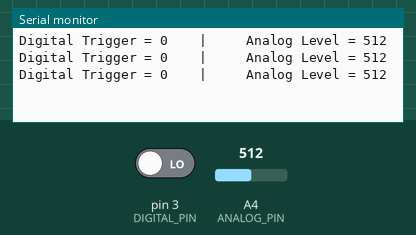
The sketch below on a simulated Arduino Uno, built with avr-gcc and run on an emulated ATmega328P. Parts: the last lines printed to the serial monitor. Inputs (shaded band) come from the test bench; at power-on: A4 (ANALOG_PIN) = 512, pin 3 (DIGITAL_PIN) LOW.

Above: at 1.3 s.
1.4 s: A4 (ANALOG_PIN) set to 716
At 1.9 s:
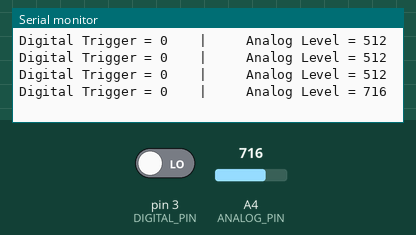
2.9 s: pin 3 (DIGITAL_PIN) driven HIGH
At 3.4 s:
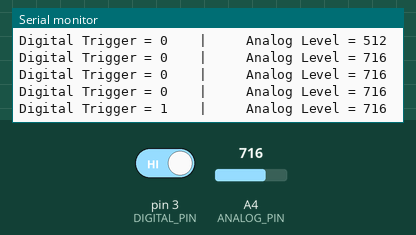
4.4 s: A4 (ANALOG_PIN) set to 900
At 4.9 s:
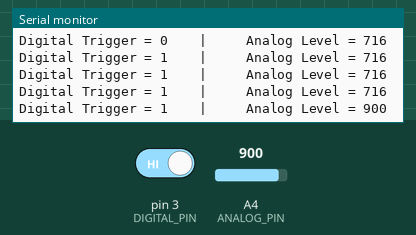
5.9 s: pin 3 (DIGITAL_PIN) driven LOW
At 6.4 s:
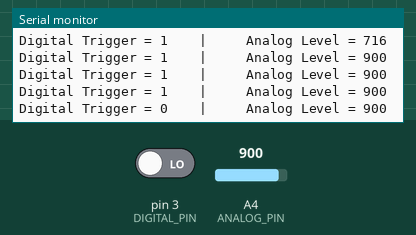
Timing chart, 0 to 8.4 s (numbered marks = the images above; inputs shaded):
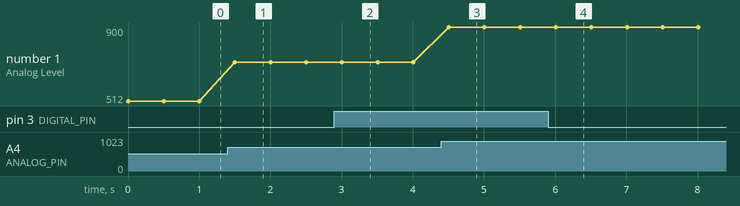

Measured:
- after the input at 1.4 s, the serial monitor: prints a new line after 0.10 s (image 1)
- after the input at 2.9 s, the serial monitor: prints a new line after 0.10 s (image 2)
- after the input at 4.4 s, the serial monitor: prints a new line after 0.11 s (image 3)
- after the input at 5.9 s, the serial monitor: prints a new line after 0.11 s (image 4)
- plotted number 1: 512 → 716 after the input at 1.4 s, 716 → 900 after the input at 4.4 s

The sketch:

LM393_Sound_Sensor_BareMetal.ino
```cpp
#define DIGITAL_PIN 3
#define ANALOG_PIN A4


void setup() {
  Serial.begin(9600);                                                 //Beginning Serial Monitor for printing values

  pinMode(DIGITAL_PIN, INPUT);                                        //Setting the digital output of the sound sensor to an input of the arduino
  pinMode(ANALOG_PIN, INPUT);                                         //Setting the analog output of the sound sensor to an input of the arduino
}

void loop() {
  bool DIGITAL_MODE = digitalRead(DIGITAL_PIN);                       //Reading the digital output of the sound sensor, set the trigger level using the potentiometer
  int ANALOG_MODE = analogRead(ANALOG_PIN);                           //Reading the analog ouput of the sound sensor

  //Printing in some sane format
  Serial.print("Digital Trigger = ");
  Serial.print(DIGITAL_MODE);
  Serial.print("    |     Analog Level = ");
  Serial.println(ANALOG_MODE);

  delay(500);                                                         //Delay between the readings
}
```
